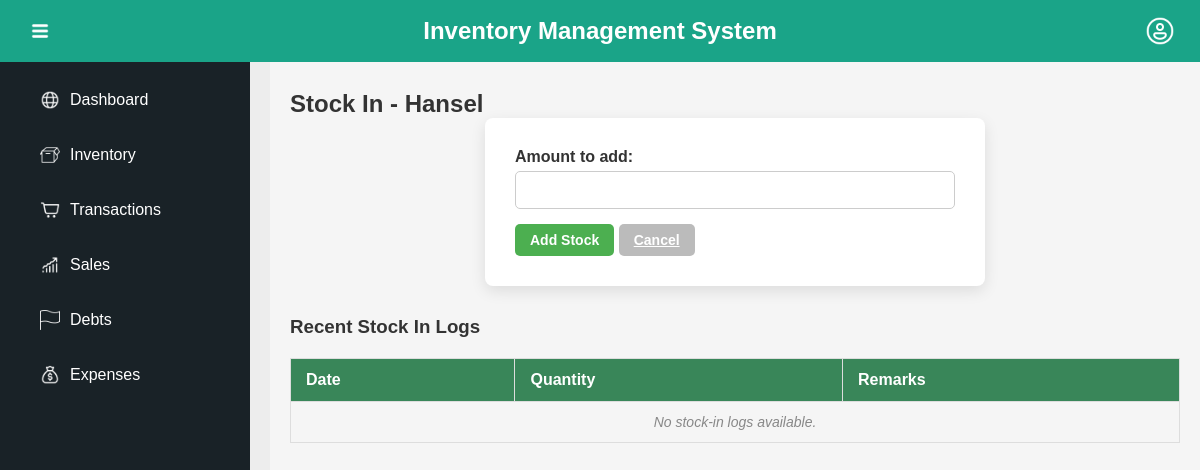
The page /inventory/stock_in/5/ on the database as committed earlier.
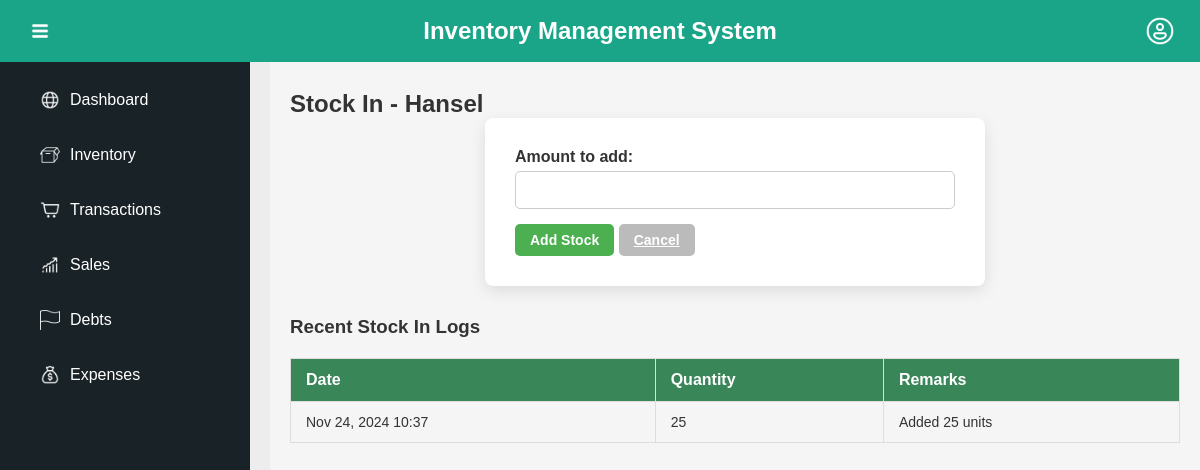
The same page on the database as committed later.
### ProductManagement_APP/models.py (models this page shows, shortened)
class StockLog(models.Model):
    ACTION_CHOICES = [
        ('IN', 'Stock In'),
        ('OUT', 'Stock Out'),
    ]
    product_version = models.ForeignKey(ProductVersion, on_delete=models.CASCADE, related_name='stock_logs')
    action_type = models.CharField(max_length=10, choices=ACTION_CHOICES)
    quantity = models.PositiveIntegerField()
    timestamp = models.DateTimeField(auto_now_add=True)
    remarks = models.TextField(blank=True, null=True)

### ProductManagement_APP/views.py (the view, shortened to what this page needs)
# urls.py: path('stock_in/<int:version_id>/', views.stock_in, name='stock_in'),
def stock_in(request, version_id):
    version = get_object_or_404(ProductVersion, id=version_id)
    product_id = version.product.product_id
    stock_in_logs = version.stock_logs.filter(action_type='IN').order_by('-timestamp')
    return render(request, 'inventory/stock_in.html', {
        'version': version,
        'stock_in_logs': stock_in_logs,
    })

### ProductManagement_APP/templates/inventory/stock_in.html (shortened to what this page needs)
{% extends 'MGSariSari_Inventory/base.html' %}
{% block content %}
    <h2>Stock In - {{ version.product.product_name }}</h2>
    <form method="POST" class="form">
        <label for="stock_in_amount">Amount to add:</label>
        <input type="number" id="stock_in_amount" name="stock_in_amount" min="1" required>
        <button type="submit" class="button save">Add Stock</button>
        <a href="{% url 'ProductManagement_APP:product_versions' version.product.product_id %}" class="button cancel">Cancel</a>
    </form>
    <div class="table-container">
        <h3>Recent Stock In Logs</h3>
        <table class="table">
            <thead>
                <tr>
                    <th>Date</th>
                    <th>Quantity</th>
                    <th>Remarks</th>
                </tr>
            </thead>
            <tbody>
                {% for log in stock_in_logs %}
                    <tr>
                        <td>{{ log.timestamp|date:"M d, Y H:i" }}</td>
                        <td>{{ log.quantity }}</td>
                        <td>{{ log.remarks|default:"-" }}</td>
                    </tr>
                {% empty %}
                    <tr>
                        <td colspan="3" class="no-data">No stock-in logs available.</td>
                    </tr>
                {% endfor %}
            </tbody>
        </table>
    </div>
{% endblock %}

Rows that differ between the two databases and show on the page:
added StockLog: timestamp "Nov 24, 2024 10:37", quantity "25", remarks "Added 25 units"
Other text that changed with them:
text no longer shown: "No stock-in logs available."
